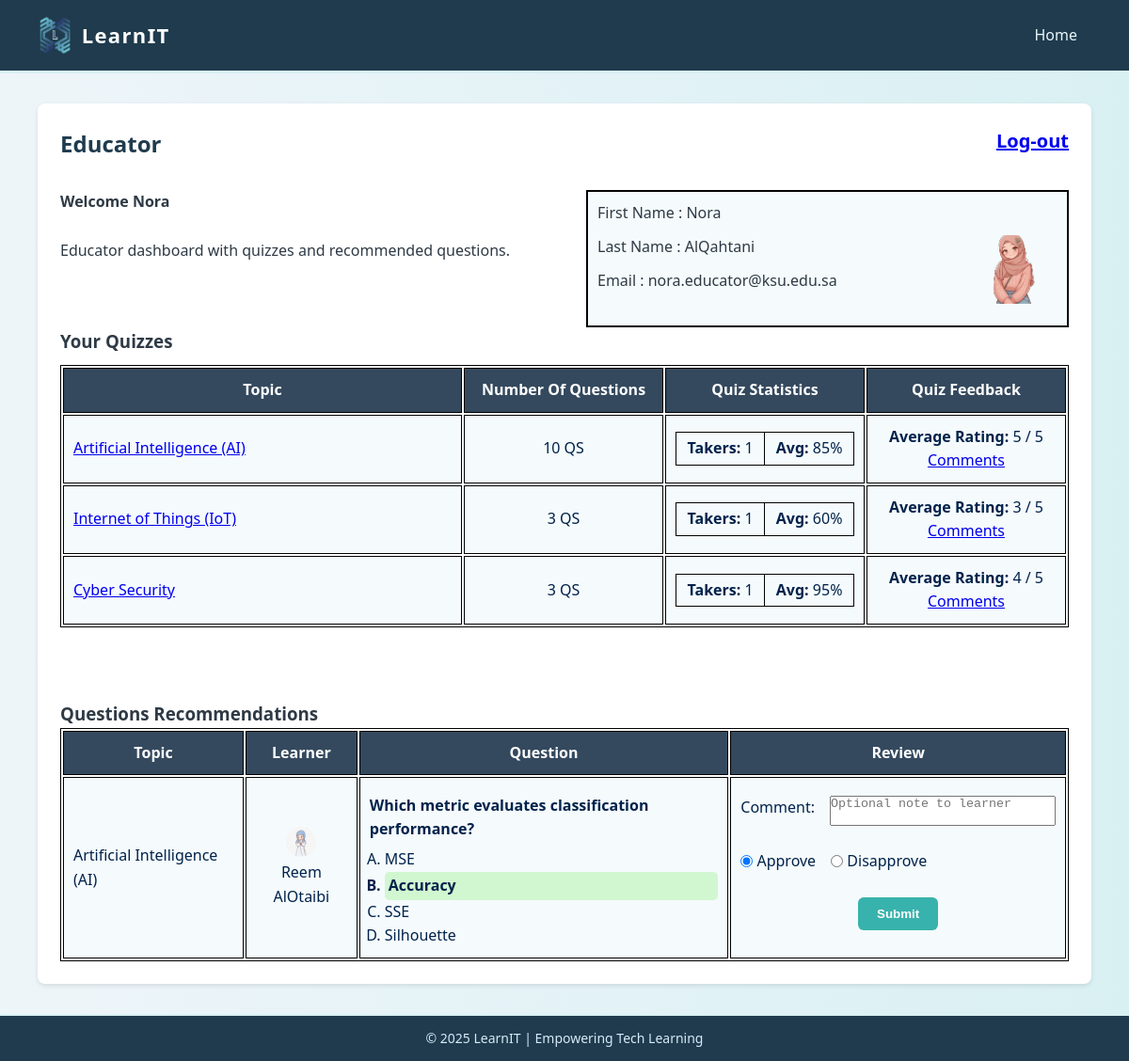
Page /educator.php (signed in) on the committed database.
### tables this page shows
CREATE TABLE `user` (
  `id` int(11) NOT NULL,
  `firstName` varchar(60) NOT NULL,
  `lastName` varchar(60) NOT NULL,
  `emailAddress` varchar(120) NOT NULL,
  `password` varchar(255) NOT NULL,
  `photoFileName` varchar(200) DEFAULT NULL,
  `userType` enum('learner','educator') NOT NULL
);

CREATE TABLE `quiz` (
  `id` int(11) NOT NULL,
  `educatorID` int(11) NOT NULL,
  `topicID` int(11) NOT NULL
);

CREATE TABLE `topic` (
  `id` int(11) NOT NULL,
  `topicName` varchar(120) NOT NULL
);

CREATE TABLE `recommendedquestion` (
  `id` int(11) NOT NULL,
  `quizID` int(11) NOT NULL,
  `learnerID` int(11) NOT NULL,
  `question` text NOT NULL,
  `questionFigureFileName` varchar(200) DEFAULT NULL,
  `answerA` varchar(300) NOT NULL,
  `answerB` varchar(300) NOT NULL,
  `answerC` varchar(300) NOT NULL,
  `answerD` varchar(300) NOT NULL,
  `correctAnswer` enum('A','B','C','D') NOT NULL,
  `status` enum('pending','approved','disapproved') NOT NULL DEFAULT 'pending',
  `comments` text
);

### educator.php (the view, shortened to what this page needs)
<?php
require_once __DIR__ . '/connect.php';
$userId = (int)$_SESSION['user_id'];
function fetch_one($conn, $sql, $params = []) {
  if ($conn instanceof mysqli) {
    $stmt = $conn->prepare($sql);
    if ($params) { $types = str_repeat('i', count($params)); $stmt->bind_param($types, ...$params); }
    $stmt->execute();
    $res = $stmt->get_result();
    return $res ? ($res->fetch_assoc() ?: []) : [];
  }
  return [];
}
function fetch_all($conn, $sql, $params = []) {
  if ($conn instanceof mysqli) {
    $stmt = $conn->prepare($sql);
    if ($params) { $types = str_repeat('i', count($params)); $stmt->bind_param($types, ...$params); }
    $stmt->execute();
    $res = $stmt->get_result();
    $rows = [];
    while ($row = $res->fetch_assoc()) { $rows[] = $row; }
    return $rows;
  }
  return [];
}
$row = fetch_one(
  $conn,
  "SELECT firstName, lastName, emailAddress, COALESCE(photoFileName,'') AS photoFileName
   FROM User WHERE id = ? LIMIT 1",
  [$userId]
);
$firstName     = $row['firstName']     ?? 'User';
$lastName      = $row['lastName']      ?? '';
$emailAddress  = $row['emailAddress']  ?? '';
$photoFileName = $row['photoFileName'] ?? '';
$firstNameSafe = htmlspecialchars($firstName, ENT_QUOTES, 'UTF-8');
$lastNameSafe  = htmlspecialchars($lastName, ENT_QUOTES, 'UTF-8');
$emailSafe     = htmlspecialchars($emailAddress, ENT_QUOTES, 'UTF-8');
$photoPath     = trim($photoFileName) !== '' ? "images/" . $photoFileName : "images/pfp.png";
$photoPathSafe = htmlspecialchars($photoPath, ENT_QUOTES, 'UTF-8');
$quizzes = fetch_all(
  $conn,
  "SELECT
      q.id AS quiz_id,
      t.topicName AS topic_name,
      (SELECT COUNT(*) FROM QuizQuestion qq WHERE qq.quizID = q.id) AS questions_count,
      (SELECT COUNT(*) FROM TakenQuiz tq WHERE tq.quizID = q.id)      AS takers_count,
      (SELECT AVG(tq.score) FROM TakenQuiz tq WHERE tq.quizID = q.id) AS avg_score,
      (SELECT COUNT(*) FROM QuizFeedback f WHERE f.quizID = q.id)     AS feedback_count,
      (SELECT AVG(f.rating) FROM QuizFeedback f WHERE f.quizID = q.id) AS avg_rating
   FROM Quiz q
   JOIN Topic t ON t.id = q.topicID
   WHERE q.educatorID = ?",
  [$userId]
);
$recs = fetch_all(
  $conn,
  "SELECT
     rq.id              AS rec_id,
     rq.quizID          AS quiz_id,
     rq.learnerID       AS learner_id,
     rq.question        AS q_text,
     rq.questionFigureFileName AS q_img,
     rq.answerA, rq.answerB, rq.answerC, rq.answerD,
     rq.correctAnswer   AS correct,
     t.topicName        AS topic_name,
     u.firstName        AS learner_first,
     u.lastName         AS learner_last,
     COALESCE(u.photoFileName,'') AS learner_photo
   FROM RecommendedQuestion rq
   JOIN Quiz   q  ON q.id = rq.quizID
   JOIN Topic  t  ON t.id = q.topicID
   JOIN User   u  ON u.id = rq.learnerID
   WHERE q.educatorID = ? AND LOWER(rq.status) = 'pending'
   ORDER BY rq.id DESC",
  [$userId]
);
?>
<!doctype html>
<html>
  <head>
    <link rel="stylesheet" href="style.css">
  </head>
  <body>
     <header>
        <div class="logo">
          <img src="images/logo.png" alt="LearnIT Logo">
          <h1>LearnIT</h1>
        </div>
        <nav>
          <a href="educator.php">Home</a>
        </nav>
     </header>
     <main class="card-container">
        <div class="Logout"><a href="logout.php">Log-out</a></div>
        <h2 class="EducatorH2">Educator</h2>
        <div class="dashboardF">
          <div class="welcomeF">
            <h4>Welcome <?php echo $firstNameSafe; ?></h4>
            <br>
            <p>Educator dashboard with quizzes and recommended questions.</p>
          </div>
          <br>
          <div class="infoF">
            <p>First Name : <?php echo $firstNameSafe; ?></p>
            <img src="<?php echo $photoPathSafe; ?>" alt="Profile Picture" class="pfp-F">
            <p>Last Name : <?php echo $lastNameSafe; ?></p>
            <p>Email : <?php echo $emailSafe; ?></p>
          </div>
        </div>
        <table class="Available_Quizzes-F">
          <div class="quiz-headerAvailableQizzes"><h3>Your Quizzes</h3></div>
          <colgroup>
            <col style="width: 40%;"><col style="width: 20%;"><col style="width: 20%;"><col style="width: 20%;">
          </colgroup>
          <thead>
            <tr>
              <th>Topic</th>
              <th>Number Of Questions</th>
              <th>Quiz Statistics</th>
              <th>Quiz Feedback</th>
            </tr>
          </thead>
          <tbody>
          <?php if (empty($quizzes)): ?>
            <tr><td colspan="4" style="text-align:center;">You have no quizzes yet.</td></tr>
          <?php else: foreach ($quizzes as $q):
            $quizId   = (int)$q['quiz_id'];
            $topic    = htmlspecialchars($q['topic_name'] ?? 'Topic', ENT_QUOTES, 'UTF-8');
            $qsCount  = (int)($q['questions_count'] ?? 0);
            $takers   = (int)($q['takers_count'] ?? 0);
            $avgScore = $q['avg_score'] !== null ? round((float)$q['avg_score'], 1) : null;
            $fbCount  = (int)($q['feedback_count'] ?? 0);
            $avgRate  = $q['avg_rating'] !== null ? round((float)$q['avg_rating'], 1) : null;
          ?>
            <tr>
              <td><a href="quiz.php?quiz_id=<?= $quizId ?>"><?= $topic ?></a></td>
              <td><?= $qsCount ?> QS</td>
              <td>
                <?php if ($takers === 0): ?>
                  quiz not taken yet
                <?php else: ?>
                  <table style="width:100%; border-collapse:collapse;">
                    <tr>
                      <td><strong>Takers:</strong> <?= $takers ?></td>
                      <td><strong>Avg:</strong> <?= $avgScore ?>%</td>
                    </tr>
                  </table>
                <?php endif; ?>
              </td>
              <td>
                <?php if ($fbCount === 0): ?>
                  no feedback yet
                <?php else: ?>
                  <p><strong>Average Rating:</strong> <?= $avgRate ?> / 5</p>
                  <a href="comments.php?quiz_id=<?= $quizId ?>">Comments</a>
                <?php endif; ?>
              </td>
            </tr>
          <?php endforeach; endif; ?>
          </tbody>
        </table>
        <br><br><br>
        <table class="recQS-F">
          <h3>Questions Recommendations</h3>
          <colgroup>
            <col style="width: 20%;">
            <col style="width: 12%;">
            <col style="width: 43%;">
            <col style="width: 25%;">
          </colgroup>
          <thead>
            <tr>
              <th>Topic</th>
              <th>Learner</th>
              <th>Question</th>
              <th>Review</th>
            </tr>
          </thead>
          <tbody>
          <?php if (empty($recs)): ?>
            <tr><td colspan="4" style="text-align:center;">No pending recommendations.</td></tr>
          <?php else: foreach ($recs as $r):
            $recId   = (int)$r['rec_id'];
            $topic   = htmlspecialchars($r['topic_name'], ENT_QUOTES,'UTF-8');
            $lfn     = htmlspecialchars(trim(($r['learner_first'] ?? '').' '.($r['learner_last'] ?? '')), ENT_QUOTES,'UTF-8');
            $lphoto  = trim($r['learner_photo']) !== '' ? 'images/'.$r['learner_photo'] : 'images/pfp.png';
            $lphotoS = htmlspecialchars($lphoto, ENT_QUOTES,'UTF-8');
            $qText   = htmlspecialchars($r['q_text'] ?? '', ENT_QUOTES,'UTF-8');
            $ansA    = htmlspecialchars($r['answerA'] ?? '', ENT_QUOTES,'UTF-8');
            $ansB    = htmlspecialchars($r['answerB'] ?? '', ENT_QUOTES,'UTF-8');
            $ansC    = htmlspecialchars($r['answerC'] ?? '', ENT_QUOTES,'UTF-8');
            $ansD    = htmlspecialchars($r['answerD'] ?? '', ENT_QUOTES,'UTF-8');
            $correct = strtoupper(trim($r['correct'] ?? ''));
          ?>
            <tr>
              <td><?= $topic ?></td>
              <td>
                <div class="learneredu2">
                  <img src="<?= $lphotoS ?>" alt="Learner">
                  <p><?= $lfn ?></p>
                </div>
              </td>
              <td>
                <div class="question-text" style="margin:.4rem 0; font-weight:600;"><?= $qText ?></div>
                <ol type="A" class="question-answers">
                  <li<?= $correct==='A'?' class="correct"':'' ?>><?= $ansA ?></li>
                  <li<?= $correct==='B'?' class="correct"':'' ?>><?= $ansB ?></li>
                  <li<?= $correct==='C'?' class="correct"':'' ?>><?= $ansC ?></li>
                  <li<?= $correct==='D'?' class="correct"':'' ?>><?= $ansD ?></li>
                </ol>
              </td>
              <td class="CommentCell">
                <form action="educator.php" method="post" class="review-form">
                  <div class="comment_txtarea">
                    <label for="c<?= $recId ?>">Comment:</label>
                    <textarea id="c<?= $recId ?>" name="comment" rows="3" cols="22" placeholder="Optional note to learner"></textarea>
                  </div>
                  <br>
                  <div class="ANSYorN">
                    <label><input type="radio" name="decision" value="approved" checked> Approve</label>
                    <label><input type="radio" name="decision" value="disapproved"> Disapprove</label>
                  </div>
                  <br>
                  <button type="submit" class="btn submit-btn">Submit</button>
                </form>
              </td>
            </tr>
          <?php endforeach; endif; ?>
          </tbody>
        </table>
     </main>
     <footer>
        <p>&copy; 2025 LearnIT | Empowering Tech Learning</p>
     </footer>
  </body>
</html>

### style.css (style rules this page uses)
* { margin: 0; padding: 0; box-sizing: border-box; }
body { font-family: 'Segoe UI', Tahoma, Geneva, Verdana, sans-serif; background: linear-gradient(to right, #eef5f9, #d9f0f3); color: #2e3a45; min-height: 100vh; display: flex; flex-direction: column; line-height: 1.6; }
header { background: #1f3b4d; display: flex; justify-content: space-between; align-items: center; padding: 0.938em 2.5em; border-bottom: 0.188em solid #d9f0f3; color: #fff; }
header .logo { display: flex; align-items: center; }
header .logo img { height: 2.812em; margin-right: 0.625em; }
header .logo h1 { font-size: 1.375em; letter-spacing: 0.062em; }
header nav a { margin: 0 0.938em; text-decoration: none; color: #eaf6fb; font-weight: 500; transition: color 0.3s; }
h2 { color: #1f3b4d; margin-bottom: 1.25em; }
footer { background: #1f3b4d; text-align: center; padding: 0.938em; border-top: 0.188em solid #d9f0f3; font-size: 0.875em; color: #d6eaf8; }
button, .btn { background: #5dade2; border: none; padding: 0.625em 1.25em; border-radius: 0.375em; color: #fff; font-weight: bold; cursor: pointer; transition: background 0.3s, transform 0.2s; text-decoration: none; }
.card-container { width: 70rem; margin: 2em auto; padding: 1.5em; background-color: #ffffff; border-radius: 0.5em; box-shadow: 0 0.125em 0.3125em rgba(0,0,0,0.1); }

### educator.php (style rules this page uses)
.learneredu2 { display:flex; flex-direction:column; align-items:center; justify-content:center; text-align:center; height:100%; }
.learneredu2 img { width:2rem; height:2rem; object-fit:cover; border-radius:50%; margin-bottom:.3rem; }
.learneredu2 p { margin:0; }
.comment_txtarea { display:flex; gap:1rem; }
.ANSYorN { display:flex; gap:1rem; align-items:center; }
.submit-btn { background:#38B2AC; border:none; padding:.625rem 1.25rem; border-radius:.375rem; color:#fff; font-weight:bold; cursor:pointer; transition:background .3s, transform .2s; }
.question-answers { padding-left:1rem; }
.correct { background-color:#d1f7d1; font-weight:bold; border-radius:.3125rem; padding:.125rem .25rem; }
.CommentCell { padding-top:0; font-size:1rem; }
header { display:flex; justify-content:space-between; align-items:center; }
.Logout { float:right; font-size:1.25rem; font-weight:bold; }
.dashboardF { display:flex; gap:1.875rem; align-items:flex-start; }
.welcomeF { flex:1; }
.infoF { padding-top:.625rem; padding-left:.625rem; border:.125rem solid black; flex:1; background-color:#f5fafc; }
.infoF p { padding-bottom:.625rem; }
.pfp-F { width:6rem; height:6rem; float:right; padding-right:1.25rem; padding-bottom:1.45rem; }
.quiz-headerAvailableQizzes { display:flex; justify-content:space-between; align-items:center; margin-bottom:.625rem; }
.quiz-headerAvailableQizzes h3 { margin:0; }
.Available_Quizzes-F, .recQS-F { border:.0625rem solid black; width:100%; min-width:31.25rem; }
thead { background-color:#34495e; color:white; }
th, td { border:.0625rem solid black; padding:.625rem; }
td { color:#00224B; background-color:#f5fafc; }
.Available_Quizzes-F td:nth-child(2), .Available_Quizzes-F td:nth-child(4) { text-align:center; vertical-align:middle; white-space:nowrap; }
.Available_Quizzes-F td:nth-child(3) table { margin:0 auto; }
.Available_Quizzes-F td:nth-child(3) td { text-align:center; padding:.25rem .5rem; }
.Available_Quizzes-F th:nth-child(3), .Available_Quizzes-F th:nth-child(4), .Available_Quizzes-F td:nth-child(3), .Available_Quizzes-F td:nth-child(4) { text-align:center; vertical-align:middle; }
.recQS-F th:nth-child(4), .recQS-F td:nth-child(4) { text-align:center; vertical-align:middle; white-space:nowrap; }
textarea { width:15rem; height:2rem; resize:none; overflow-y:auto; }
input[type="radio"] { vertical-align:middle; position:relative; top:-.1rem; }

### rows in the picture
user: firstName "Nora", lastName "AlQahtani", emailAddress "nora.educator@ksu.edu.sa"
quiz: topicID.topicName "Artificial Intelligence (AI)", qsCount "10", takers "1", avgScore "85", avgRate "5"
quiz: topicID.topicName "Internet of Things (IoT)", qsCount "3", takers "1", avgScore "60", avgRate "3"
quiz: topicID.topicName "Cyber Security", qsCount "3", takers "1", avgScore "95", avgRate "4"
recommendedquestion: topic.topicName "Artificial Intelligence (AI)", learnerID.lastName "Reem AlOtaibi", question "Which metric evaluates classification performance?", answerA "MSE", answerB "Accuracy", answerC "SSE", answerD "Silhouette", comment "Optional note to learner"
